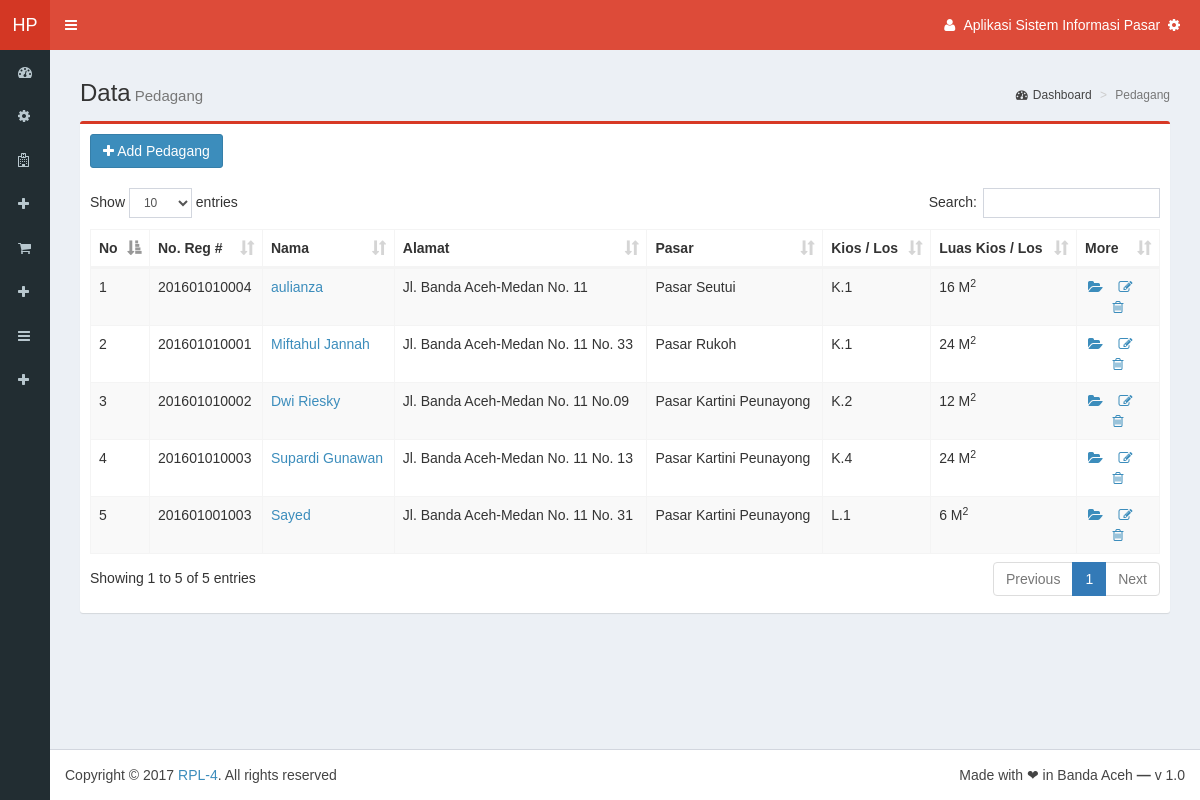
/Sources/admin/home-admin.php?page=form-view-data-pedagang (signed in), run on the app's committed database.
### tables this page shows
CREATE TABLE `tb_config` (
  `id_app` varchar(1) NOT NULL,
  `nama_app` varchar(16) NOT NULL,
  `desc_app` varchar(64) NOT NULL,
  `alias_app` varchar(3) NOT NULL,
  `logo` varchar(255) NOT NULL,
  `url_app` varchar(64) NOT NULL,
  `anchor_app` varchar(64) NOT NULL
);

CREATE TABLE `tb_pedagang` (
  `id_ped` varchar(8) NOT NULL,
  `id_pasar` varchar(8) NOT NULL,
  `kioslos` varchar(16) NOT NULL,
  `luas_kl` int(11) NOT NULL,
  `reg_ped` varchar(32) NOT NULL,
  `tgl_reg` date NOT NULL,
  `status` varchar(16) NOT NULL,
  `dagangan` varchar(32) NOT NULL,
  `nama` varchar(64) NOT NULL,
  `tempat_lhr` varchar(64) NOT NULL,
  `tgl_lhr` date NOT NULL,
  `alamat` varchar(255) NOT NULL,
  `telp` varchar(12) NOT NULL,
  `ket` varchar(128) NOT NULL,
  `foto` varchar(255) NOT NULL,
  `date_crt` date NOT NULL
);

CREATE TABLE `tb_pasar` (
  `id_pasar` varchar(8) NOT NULL,
  `no_reg` varchar(32) NOT NULL,
  `nama` varchar(64) NOT NULL,
  `status` varchar(16) NOT NULL,
  `kelas` varchar(4) NOT NULL,
  `lokasi` varchar(256) NOT NULL,
  `tgl_berdiri` date NOT NULL,
  `luas` int(11) NOT NULL,
  `foto1` varchar(128) NOT NULL,
  `foto2` varchar(128) NOT NULL,
  `foto3` varchar(128) NOT NULL,
  `date_crt` date NOT NULL
);

### Sources/admin/pages/pedagang/form-view-data-pedagang.php (the view, shortened to what this page needs)
<section class="content-header">
    <h1>Data<small>Pedagang</small></h1>
    <ol class="breadcrumb">
        <li><a href="home-admin.php"><i class="fa fa-dashboard"></i>Dashboard</a></li>
        <li class="active">Pedagang</li>
    </ol>
</section>
<?php
	$tampilPed=mysql_query("SELECT * FROM tb_pedagang");
?>
<section class="content">
    <div class="row">
        <div class="col-md-12">
			<div class="box box-primary">
				<div class="box-body">
					<a href="home-admin.php?page=form-master-data-pedagang" type="button" class="btn btn-primary"><i class="fa fa-plus"></i> Add Pedagang</a><br /><br />
					<table id="example1" class="table table-bordered table-striped">
						<thead>
							<tr>
								<th>No</th>
								<th>No. Reg #</th>
								<th>Nama</th>
								<th>Alamat</th>
								<th>Pasar</th>
								<th>Kios / Los</th>
								<th>Luas Kios / Los</th>
								<th>More</th>
							</tr>
						</thead>
						<tbody>
						<?php
							$no=0;
							while($ped=mysql_fetch_array($tampilPed)){
							$no++
						?>
							<tr>
								<td><?=$no?></td>
								<td><?php echo $ped['reg_ped'];?></td>
								<td><a href="home-admin.php?page=view-detail-data-pedagang&id_ped=<?=$ped['id_ped'];?>" title="detail"><?php echo $ped['nama'];?></a></td>
								<td><?php echo $ped['alamat'];?></td>
								<td><?php
									$tampilPas=mysql_query("SELECT * FROM tb_pasar WHERE id_pasar='$ped[id_pasar]'");
									$pas=mysql_fetch_array($tampilPas);
									?>
									<?php echo $pas['nama'];?>
								</td>
								<td><?php echo $ped['kioslos'];?></td>
								<td><?=number_format($ped['luas_kl'],0,",",".");?> M<sup>2</sup></td>
								<td class="tools" align="center"><a href="home-admin.php?page=view-detail-data-pedagang&id_ped=<?=$ped['id_ped'];?>" title="detail"><i class="fa fa-folder-open"></i></a>&nbsp;&nbsp;&nbsp;&nbsp;<a href="home-admin.php?page=form-edit-data-pedagang&id_ped=<?=$ped['id_ped'];?>" title="edit"><i class="fa fa-edit"></i></a>&nbsp;&nbsp;&nbsp;&nbsp;<a href="home-admin.php?page=delete-data-pedagang&id_ped=<?php echo $ped['id_ped'];?>" title="delete"><i class="fa fa-trash-o"></i></a></td>
							</tr>
						<?php
							}
						?>
						</tbody>
					</table>
				</div>
			</div>
        </div>
	</div>
</section>

### Sources/admin/home-admin.php (shortened to what this page needs)
<?php
	$App=mysql_query("SELECT * FROM tb_config WHERE id_app='1'");
	$set=mysql_fetch_array($App);
?>
<!DOCTYPE html>
<html>
<head>
	<link rel="stylesheet" href="bootstrap/css/bootstrap.min.css">
	<link rel="stylesheet" href="bootstrap/css/bootstrap.css">
	<link rel="stylesheet" href="dist/css/font-awesome.min.css">
	<link rel="stylesheet" href="dist/css/ionicons.min.css">
	<link rel="stylesheet" href="dist/css/AdminLTE.min.css">
	<link rel="stylesheet" href="dist/css/AdminLTE.css">
	<link rel="stylesheet" href="dist/css/skins/_all-skins.min.css">
	<link rel="stylesheet" href="plugins/iCheck/flat/blue.css">
	<link rel="stylesheet" href="plugins/iCheck/square/blue.css">
	<link rel="stylesheet" href="plugins/morris/morris.css">
	<link rel="stylesheet" href="plugins/jvectormap/jquery-jvectormap-1.2.2.css">
	<link rel="stylesheet" href="plugins/datepicker/bootstrap-datetimepicker.min.css">
	<link rel="stylesheet" href="plugins/bootstrap-wysihtml5/bootstrap3-wysihtml5.min.css">
	<link rel="stylesheet" href="plugins/datatables/dataTables.bootstrap.css">
	<link rel="stylesheet" href="plugins/select2/select2.min.css">
</head>
<body class="hold-transition skin-red fixed sidebar-collapse sidebar-mini">
<div class="wrapper">
	<header class="main-header">
		<a href="home-admin.php" class="logo"><span class="logo-mini"><?php echo $set['alias_app']?></span><span class="logo-lg"><?php echo $set['nama_app']?></span></a>
		<nav class="navbar navbar-static-top" role="navigation">
			<a href="#" class="sidebar-toggle" data-toggle="offcanvas" role="button"><span class="sr-only">Toggle navigation</span></a>
			<div class="navbar-custom-menu">
				<ul class="nav navbar-nav">
					<li class="dropdown user user-menu">
						<a href="#" class="dropdown-toggle" data-toggle="dropdown">
							<i class="fa fa-user"></i>
							<span class="hidden-xs"><?php echo $set['desc_app']?></span> &nbsp;<i class="fa fa-gear"></i>
						</a>
					</li>
				</ul>
			</div>
		</nav>
	</header>
	<aside class="main-sidebar">
		<section class="sidebar">
			<ul class="sidebar-menu">
				<li class="treeview"><a href="home-admin.php"><i class="fa fa-dashboard"></i> <span>Dashboard</span></i></a></li>
				<li class="treeview"><a href="home-admin.php?page=form-config-aplikasi"><i class="fa fa-gear"></i> <span>Pengaturan Aplikasi</span></i></a></li>
				<li class="treeview"><a href="home-admin.php?page=form-view-data-pasar"><i class="fa fa-hospital-o"></i> <span>Lihat Data Pasar</span></i></a></li>
				<li class="treeview"><a href="home-admin.php?page=form-master-data-pasar"><i class="fa fa-plus"></i> <span>Tambah Data Pasar</span></i></a></li>
				<li class="treeview"><a href="home-admin.php?page=form-view-data-produk"><i class="fa fa-shopping-cart"></i> <span>Lihat Data Produk</span></i></a></li>
				<li class="treeview"><a href="home-admin.php?page=form-master-data-produk"><i class="fa fa-plus"></i> <span>Tambah Data Produk</span></i></a></li>
				<li class="treeview"><a href="home-admin.php?page=form-view-data-kategori"><i class="fa fa-bars"></i> <span>Lihat Data Kategori</span></i></a></li>
				<li class="treeview"><a href="home-admin.php?page=form-master-data-kategori"><i class="fa fa-plus"></i> <span>Tambah Data Kategori</span></i></a></li>
			</ul>
		</section>
	</aside>
	<div class="content-wrapper">
		<section class="content">
			<?php
				$page = (isset($_GET['page']))? $_GET['page'] : "main";
				switch ($page) {
					case 'form-view-data-pedagang': include "pages/pedagang/form-view-data-pedagang.php"; break;
				}
			?>
		</section>
	</div>
	<footer class="main-footer">
		<div class="pull-right hidden-xs">Made with ❤ in Banda Aceh<b> — </b> v 1.0</div>
		Copyright &copy; 2017 <a href="<?php echo $set['url_app']?>" target="_blank"><?php echo $set['anchor_app']?></a>. All rights reserved
	</footer>
</div>
</body>
</html>

### data on the page
tb_config: alias_app "HP", desc_app "Aplikasi Sistem Informasi Pasar", anchor_app "RPL-4"
tb_pedagang: reg_ped "201601010004", nama "aulianza", alamat "Jl. Banda Aceh-Medan No. 11", id_pasar.nama "Pasar Seutui", kioslos "K.1", luas_kl "16"
tb_pedagang: reg_ped "201601010001", nama "Miftahul Jannah", alamat "Jl. Banda Aceh-Medan No. 11 No. 33", id_pasar.nama "Pasar Rukoh", kioslos "K.1", luas_kl "24"
tb_pedagang: reg_ped "201601010002", nama "Dwi Riesky", alamat "Jl. Banda Aceh-Medan No. 11 No.09", id_pasar.nama "Pasar Kartini Peunayong", kioslos "K.2", luas_kl "12"
tb_pedagang: reg_ped "201601010003", nama "Supardi Gunawan", alamat "Jl. Banda Aceh-Medan No. 11 No. 13", id_pasar.nama "Pasar Kartini Peunayong", kioslos "K.4", luas_kl "24"
tb_pedagang: reg_ped "201601001003", nama "Sayed", alamat "Jl. Banda Aceh-Medan No. 11 No. 31", id_pasar.nama "Pasar Kartini Peunayong", kioslos "L.1", luas_kl "6"
